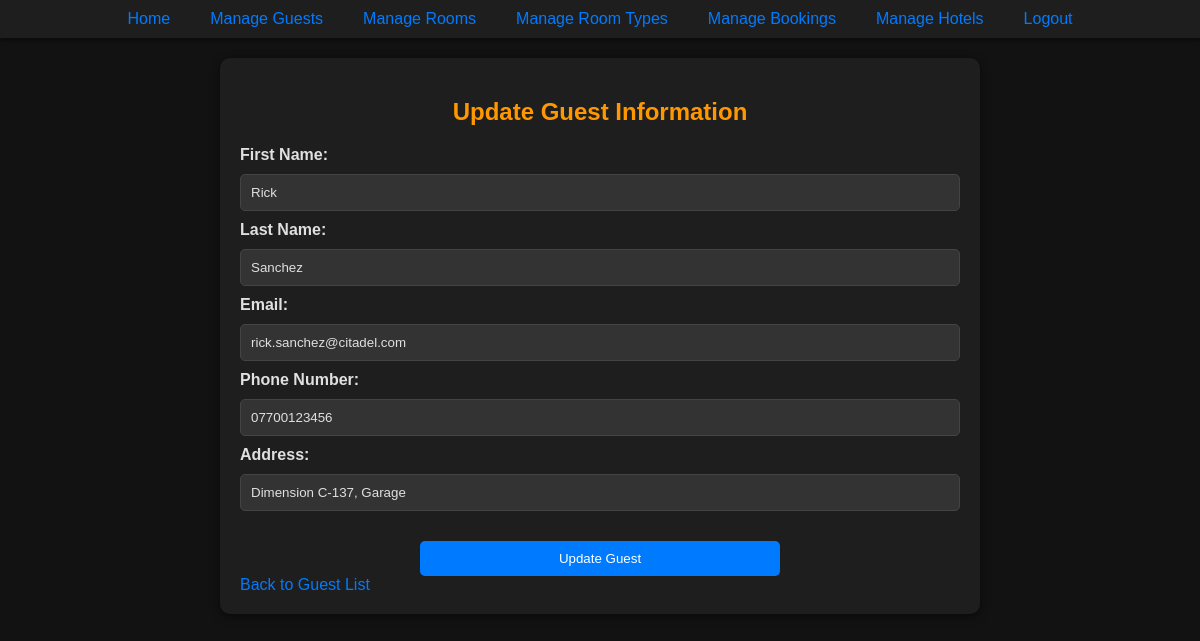
Page /php/updateGuestPage.php?guestID=3 (signed in) on the committed database.
### tables this page shows
CREATE TABLE "Guest" (
	"guestID"	INTEGER,
	"firstName"	VARCHAR(50) NOT NULL,
	"lastName"	VARCHAR(50) NOT NULL,
	"email"	VARCHAR(50) NOT NULL UNIQUE,
	"phoneNo"	VARCHAR(20) NOT NULL,
	"address"	VARCHAR(50),
	PRIMARY KEY("guestID" AUTOINCREMENT)
);

### php/updateGuestPage.php (the view, shortened to what this page needs)
<?php
require_once __DIR__ . '/../components/config.php';
include '../components/NavBar.php';
try {
    if (isset($_GET['guestID'])) {
        $guestID = $_GET['guestID'];
        $stmt = $pdo->prepare("SELECT * FROM Guest WHERE guestID = :guestID");
        $stmt->execute([':guestID' => $guestID]);
        $guest = $stmt->fetch();
    } else {
        echo "No guest ID provided.";
        exit;
    }
} catch (PDOException $e) {
    echo "Database error: " . $e->getMessage();
    exit;
}
?>
<!DOCTYPE html>
<html lang="en">
<head>
    <link rel="stylesheet" href="../css/styles.css">
</head>
<body>
    <div class="form-container">
        <h2 class="center-text">Update Guest Information</h2>
        <form action="updateGuestRecord.php" method="post">
            <label for="firstName">First Name:</label>
            <input type="text" name="firstName" id="firstName" value="<?= htmlspecialchars($guest['firstName']) ?>" required>
            <label for="lastName">Last Name:</label>
            <input type="text" name="lastName" id="lastName" value="<?= htmlspecialchars($guest['lastName']) ?>" required>
            <label for="email">Email:</label>
            <input type="email" name="email" id="email" value="<?= htmlspecialchars($guest['email']) ?>" required>
            <label for="phoneNo">Phone Number:</label>
            <input type="text" name="phoneNo" id="phoneNo" value="<?= htmlspecialchars($guest['phoneNo']) ?>" required>
            <label for="address">Address:</label>
            <input type="text" name="address" id="address" value="<?= htmlspecialchars($guest['address']) ?>">
            <button type="submit">Update Guest</button>
        </form>
        <a href="viewGuests.php">Back to Guest List</a>
    </div>
</body>
</html>

### css/styles.css (style rules this page uses)
body { background-color: #121212; color: #e0e0e0; font-family: Arial, sans-serif; margin: 0; padding: 0; }
.center-text { text-align: center; }
.form-container { background-color: #1e1e1e; padding: 20px; margin: 20px auto; border-radius: 10px; width: 60%; box-shadow: 0 2px 10px rgba(0, 0, 0, 0.5); }
h2 { text-align: center; color: #ff9800; margin-bottom: 20px; }
input[type="text"], input[type="email"], input[type="number"], input[type="password"], input[type="date"], select { width: 100%; padding: 10px; margin: 10px 0; background-color: #333333; color: #e0e0e0; border: 1px solid #444444; border-radius: 5px; box-sizing: border-box; }
label { display: block; font-weight: bold; color: #e0e0e0; }
button, .form-button { background-color: #007bff; color: #ffffff; border: none; padding: 10px 20px; border-radius: 5px; cursor: pointer; transition: background-color 0.3s, transform 0.2s; display: block; margin: 20px auto 0 auto; width: 50%; }
a { color: #007bff; text-decoration: none; }

### rows in the picture
guest: firstName "Rick", lastName "Sanchez", email "rick.sanchez@citadel.com", phoneNo "07700123456", address "Dimension C-137, Garage"
